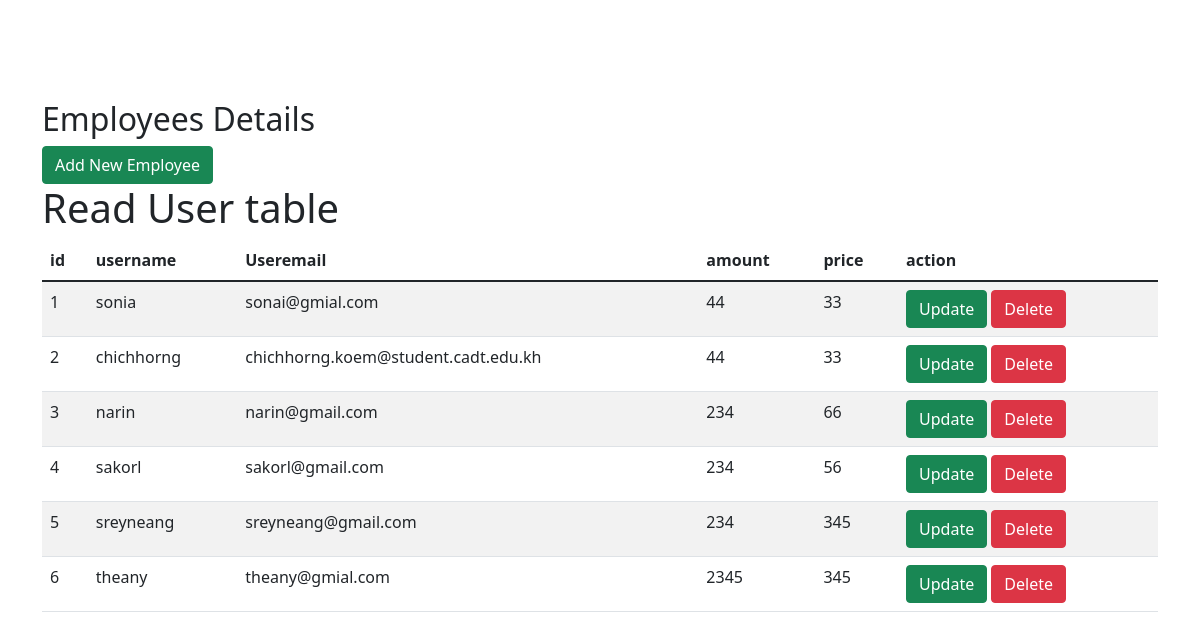
The page /FluentPDO/index.php on the database its author committed.
### tables this page shows
CREATE TABLE `user` (
  `id` int(11) NOT NULL,
  `username` varchar(255) NOT NULL,
  `useremail` varchar(255) NOT NULL,
  `amount` varchar(100) NOT NULL,
  `price` varchar(100) NOT NULL
);

### FluentPDO/index.php (the view, shortened to what this page needs)
<?php
  require_once 'db_con.php';
  $sql = "SELECT * from user";
  $run = mysqli_query($dbc, $sql);
  $i=1;
?>
<!DOCTYPE html>
<html lang="en">
<head>
  <link rel="stylesheet" href="https://cdn.jsdelivr.net/npm/bootstrap@5.1.3/dist/css/bootstrap.min.css">
</head>
<body>
  <section style="padding-top:100px;">
    <div class="container">
    <h2 class="pull-left">Employees Details</h2> <a href="create.php" class="btn btn-success pull-right"><i class="fa fa-plus"></i> Add New Employee</a>
      <div class="row">
        <h1>Read User table</h1>
        <div class="col-md-12">
          <table class="table table-striped">
            <thead>
              <th>id</th>
              <th>username</th>
              <th>Useremail</th>
              <th>amount</th>
              <th>price</th>
              <th>action</th>
            </thead>
            <tbody>
              <?php
                while($row = mysqli_fetch_assoc($run)){
                  $id = $row['id'];
                  $username = $row['username'];
                  $useremail = $row['useremail'];
                  $amount = $row['amount'];
                  $price = $row['price'];
              ?>
              <tr>
                <td><?=$i?></td>
                <td><?=$username?></td>
                <td><?=$useremail?></td>
                <td><?=$amount?></td>
                <td><?=$price?></td>
                <td>
                  <a href="edit.php ?id=<?=$id?>" class="btn btn-success">Update</a>
                  <a href="delete.php ?id=<?=$id?>" class="btn btn-danger">Delete</a>
                </td>
              </tr>
              <?php
                $i++;}
              ?>
            </tbody>
          </table>
        </div>
      </div>
    </div>
  </section>
</body>
</html>

### rows shown on the page
user: username "sonia", useremail "sonai@gmial.com", amount "44", price "33"
user: username "chichhorng", useremail "chichhorng.koem@student.cadt.edu.kh", amount "44", price "33"
user: username "narin", useremail "narin@gmail.com", amount "234", price "66"
user: username "sakorl", useremail "sakorl@gmail.com", amount "234", price "56"
user: username "sreyneang", useremail "sreyneang@gmail.com", amount "234", price "345"
user: username "theany", useremail "theany@gmial.com", amount "2345", price "345"
